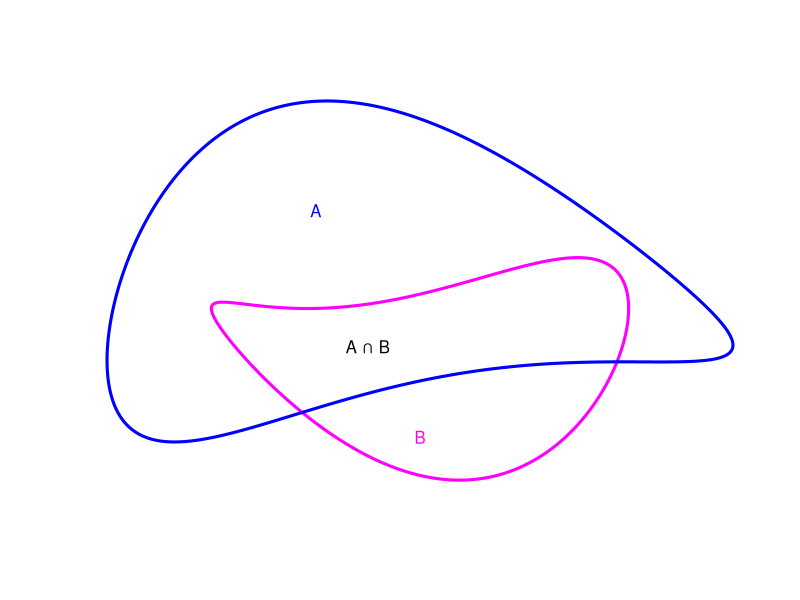

This chart was generated by the following R code:
print('file: C3-ProbVenn.R')
print('1 = Venn and generalized sum rule (2/2022, 7/2016; MATLAB 9/04)')
p=seq(0,7,0.01); x=cos(p); y=sin(p)+0.2*sin(2*p+0.8)
# A:
xb=-0.3+0.3*cos(p)
yb=-0.3+0.3*sin(p)+0.15*sin(2*p+4)+0.02*sin(3*p+1)
# subset C with overlap to B
xc=-0.3+0.2*cos(p)
yc=-0.4+0.2*sin(p)+0.1*sin(2*p+1)
# png('Venn170716.png',width=16,height=12,units='cm',res=300)
plot(xc,yc,type='l',lwd=3,col='magenta',xlab='',ylab='',las=1,cex=0.4,
     xlim=c(-0.6,0),ylim=c(-0.7,0.15),bty='n',col.axis='white',xaxt='n',yaxt='n')
lines(xb,yb,col='blue',lwd=3)
text(-0.3,-0.6,'B',col='magenta'); text(-0.4,-0.1,'A',col='blue')
text(-0.35,-0.4,'A \u2229 B',col='black')
# dev.off()
